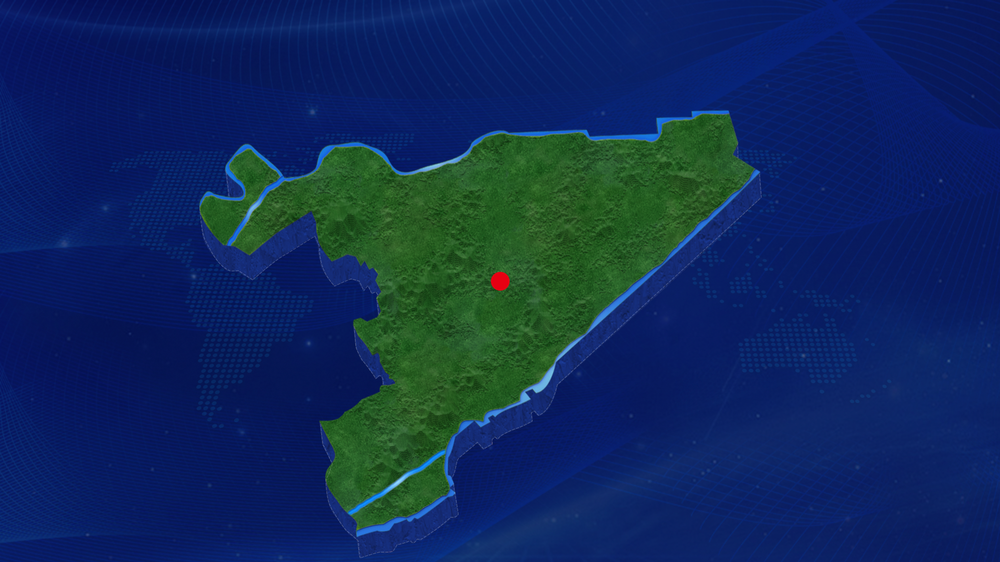
#> input picture map/baidu_map.png, 1000 x 562 px, shrunk from 2000 x 1125 before the run
$ python map_baidu.py
#> lines starting #> are read from the running program, lines starting #| are printed output that depends on the picture
import math
from PIL import Image
import os


def deg2num(lat_deg, lon_deg, zoom):
    lat_rad = math.radians(lat_deg)
    n = 2.0 ** zoom
    xtile = int((lon_deg + 180.0) / 360.0 * n)
    ytile = int((1.0 - math.asinh(math.tan(lat_rad)) / math.pi) / 2.0 * n)
    return (xtile, ytile)


def num2deg(xtile, ytile, zoom):
    n = 2.0 ** zoom
    lon_deg = xtile / n * 360.0 - 180.0
    lat_rad = math.atan(math.sinh(math.pi * (1 - 2 * ytile / n)))
    lat_deg = math.degrees(lat_rad)
    return (lat_deg, lon_deg)


def generate_tiles(image_path, top_left_lat, top_left_lon, bottom_right_lat, bottom_right_lon, min_zoom, max_zoom):
#> called with image_path = 'baidu_map.png', top_left_lat = 33.56, top_left_lon = 120.2, bottom_right_lat = 33.38, bottom_right_lon = 120.6, min_zoom = 10, max_zoom = 13
    img = Image.open(image_path)
#> img is the input picture: PIL image 1000x562 RGBA; mean R, G, B, A 14.5, 41.4, 90.1, 255
    width, height = img.size
#> width = 1000; height = 562

    for zoom in range(min_zoom, max_zoom + 1):
        tile_size = 256

        # 计算覆盖区域的瓦片范围
        left_tile_x, top_tile_y = deg2num(top_left_lat, top_left_lon, zoom)
        right_tile_x, bottom_tile_y = deg2num(bottom_right_lat, bottom_right_lon, zoom)

        for tile_y in range(top_tile_y, bottom_tile_y + 1):
            for tile_x in range(left_tile_x, right_tile_x + 1):
                # 计算瓦片在原图中的位置
                lat, lon = num2deg(tile_x, tile_y, zoom)
                x = int((lon - top_left_lon) / (bottom_right_lon - top_left_lon) * width)
                y = int((top_left_lat - lat) / (top_left_lat - bottom_right_lat) * height)

                # 裁剪瓦片
                tile = img.crop((x, y, x + tile_size, y + tile_size))

                # 创建目录并保存瓦片
                os.makedirs(f"tiles/{zoom}", exist_ok=True)
                tile.save(f"tiles/{zoom}/{tile_x}_{tile_y}.png")
#> this loop made 4 passes
#> pass 1, in generate_tiles, `tile.save(f"tiles/{zoom}/{tile_x}_{tile_y}.png")`:
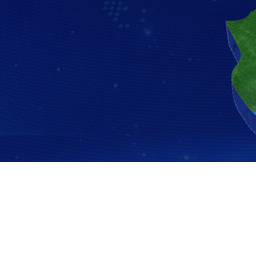
#> saved as 854_411.png: PIL image 256x256 RGBA; mean R, G, B, A 5.4, 18.5, 58.6, 161.4; transparent parts drawn white
#> pass 2, in generate_tiles, `tile.save(f"tiles/{zoom}/{tile_x}_{tile_y}.png")`:
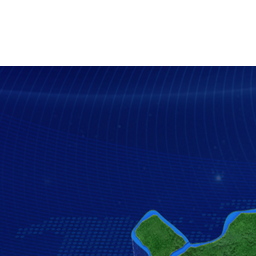
#> saved as 1708_821.png: PIL image 256x256 RGBA; mean R, G, B, A 7.1, 23.5, 69.1, 189.3; transparent parts drawn white
#> pass 2, in generate_tiles, `tile.save(f"tiles/{zoom}/{tile_x}_{tile_y}.png")`:
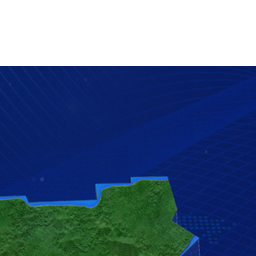
#> saved as 1709_821.png: PIL image 256x256 RGBA; mean R, G, B, A 11.8, 35, 69.1, 189.3; transparent parts drawn white
#> after the loop:
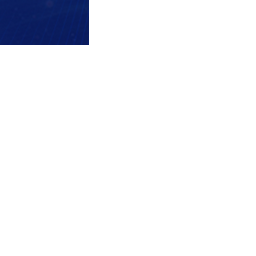
#> tile: PIL image 256x256 RGBA; mean R, G, B, A 0.6, 1.8, 5.8, 15.6; transparent parts drawn white


# 使用示例
image_path = "baidu_map.png"
top_left_lat, top_left_lon = 33.5571149745214, 120.198916701233  # 纽约市的大致坐标
bottom_right_lat, bottom_right_lon = 33.3807822525195, 120.575219608545
min_zoom, max_zoom = 10, 13

generate_tiles(image_path, top_left_lat, top_left_lon, bottom_right_lat, bottom_right_lon, min_zoom, max_zoom)
